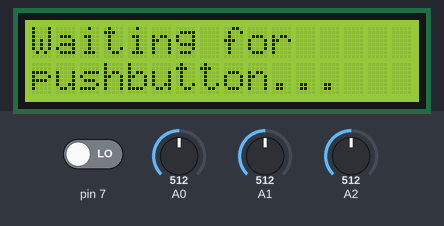
A sketch run on a simulated Arduino Uno, built with avr-gcc and run on an emulated ATmega328P. Parts: 16×2 character LCD. The test bench sets the inputs (shaded band); at power-on: pin 7 LOW, A1 = 512, A2 = 512, A0 = 512. What the sketch prints to the serial monitor is not drawn.

Above: at 1.2 s.
1.3 s: pin 7 driven HIGH
At 3.5 s:
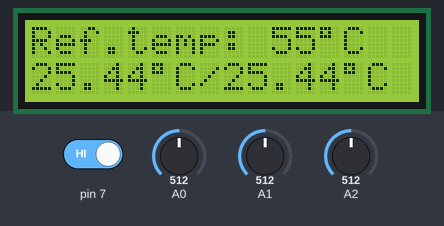
3.8 s: A1 set to 367
At 6.0 s:
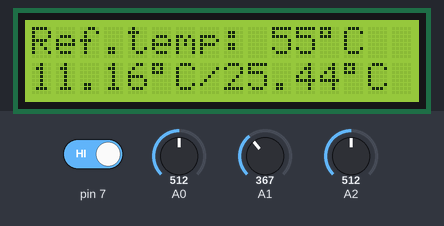
6.8 s: A1 set to 342
At 8.8 s:
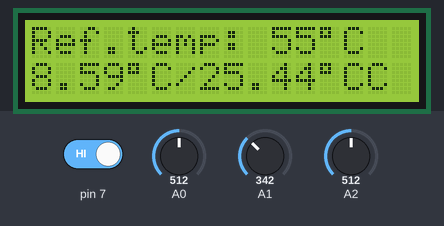
9.3 s: A2 set to 371
At 12.0 s:
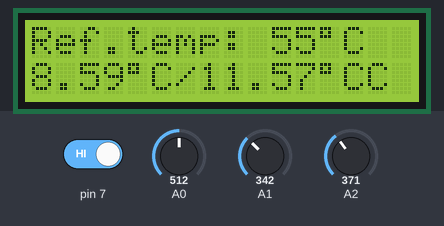
12.3 s: A2 set to 344
At 14.2 s:
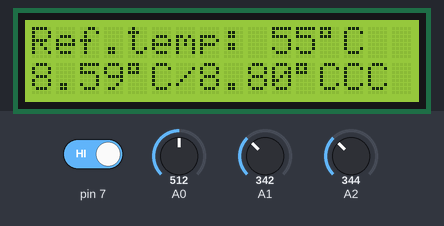
14.8 s: A0 set to 716
At 15.2 s:
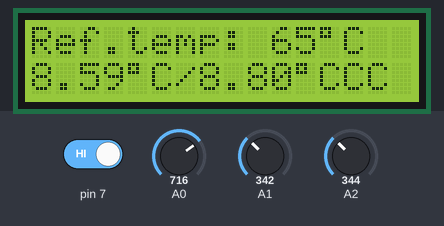
Timing chart, 0 to 17.3 s (numbered marks = the images above; inputs shaded):
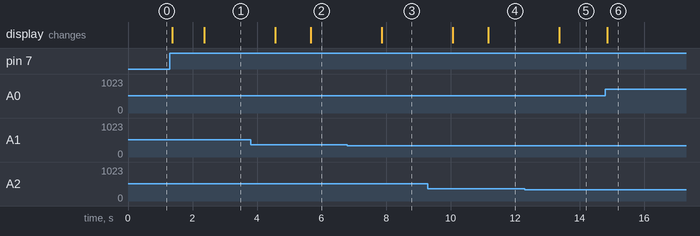

The sketch:

main.ino
```cpp
// lcd.clear() , Clears the LCD screen and positions the cursor in the upper-left corner.
// http://electronics.stackexchange.com/questions/54/saving-arduino-sensor-data-to-a-text-file
// http://www.thinksrs.com/downloads/programs/Therm%20Calc/NTCCalibrator/NTCcalculator.htm

#include <LiquidCrystal.h>
#include <math.h>
LiquidCrystal lcd(12, 11, 5, 4, 3, 2); // The numbers of the interface pins

// Constants
int DEBUG = 0;
float MINTEMP = 30;
float MAXTEMP = 80;
int SAMPLETIME = 10; // 60 seconds
int DISPLAYTIME = 10;
int pushState = 0;

// Global variables
int counter = 0;
int counter2 = 0;
double analog1Sum = 0;
double analog2Sum = 0;
double analog1Sum2 = 0;
double analog2Sum2 = 0;
unsigned long time;
unsigned long delay_check = millis();
double a = 1.675091827e-3;
double b = 1.857536553e-4;
double c = 5.373169834e-7;

void setup() {
  // Set up the LCD's number of columns and rows:
  lcd.begin(16, 2);
  Serial.begin(9600);
  pinMode(7, INPUT);
}

void loop() {
  float analog0; float analog1; float analog2;
  float refT; int refT_int;
  double T1; int T1_int;
  double T2; int T2_int;
  double R1; double R2;

  // ------------------------------
  // --- Read analog values
  time = millis();                    // Time since program started
  analog0 = analogRead(0);
  analog1 = analogRead(1);
  analog2 = analogRead(2);

  // --- Read digital values
  int pushOn = digitalRead(7);

  if (pushOn){
    if ((pushState == 0) && ((millis() - delay_check) > 1000)){
      pushState = 1;
      delay_check = millis();
      lcd.clear();
    }
    else if ((pushState == 1) && ((millis() - delay_check) > 1000)){
      pushState = 2;
      delay_check = millis();
    }
    else if ((pushState == 2) && ((millis() - delay_check) > 1000)){
      pushState = 1;
      delay_check = millis();
    }
  }

  if (pushState > 0){
  // ------------------------------
  // --- Do calculations
  refT = ((MAXTEMP-MINTEMP)/1023)*analog0 + MINTEMP;	// Set ref-temp from potentiometer
  refT_int = round(refT);

  // Mean value from SAMPLETIME samples
  if (counter < DISPLAYTIME) {
	  analog1Sum += analog1/DISPLAYTIME;
	  analog2Sum += analog2/DISPLAYTIME;
	  counter += 1;

  }
  else {

	  R1 = (2250600/analog1Sum - 2200);			    // Mean resistance
    T1 = log(R1);
    T1 = 1 /(a + (b + (c * T1 * T1 ))* T1 );
    T1 -= 273.15;
	  R2 = (2250600/analog2Sum - 2200);			    // Mean resistance
	  T2 = log(R2);
    T2 = 1 /(a + (b + (c * T2 * T2 ))* T2 );
    T2 -= 273.15;
	  counter = 0;
    analog1Sum = 0;
	  analog2Sum = 0;
  }
  if (counter2 < SAMPLETIME) {
    analog1Sum2 += analog1/SAMPLETIME;
    analog2Sum2 += analog2/SAMPLETIME;
    counter2 += 1;
  }
  else {
    Serial.println(time);
    Serial.println(analog1Sum2);
    Serial.println(analog2Sum2);
    counter2 = 0;
    analog1Sum2 = 0;
    analog2Sum2 = 0;
  }

  // ------------------------------
  // --- Set LCD display strings

  // Line 1 - Reference temperature
  lcd.setCursor(0, 0);
  lcd.print("Ref.temp: ");
  lcd.print(refT_int);	// The ref-temp value
  lcd.print((char)223);
  lcd.print("C");

  // Line 2 - The measured, calculated temperature
  if (DEBUG){
	  lcd.setCursor(0, 1);
	  lcd.print("A1:");
	  lcd.print(analog1);
	  lcd.print("/A2:");
	  lcd.print(analog2);
  }
  else if (counter == 0) {
	  lcd.setCursor(0, 1);
    //lcd.print("T1:");
	  T1_int = round(T1);
	  lcd.print(T1);		// The temperature value
	  lcd.print((char)223);
	  lcd.print("C");
    //lcd.print("  T2:");
    lcd.print("/");
	  T2_int = round(T2);
	  lcd.print(T2);		// The temperature value
	  lcd.print((char)223);
	  lcd.print("C");
  }
  }
  else{
    lcd.setCursor(0, 0);
    lcd.print("Waiting for");
    lcd.setCursor(0, 1);
    lcd.print("pushbutton...");
  }
  delay(time - millis() + 100);
}
```

Measured:
- the behaviour switches between 356 and 355 on A1 (found by bisection; images 2 and 3)
- the behaviour switches between 356 and 355 on A2 (found by bisection; images 4 and 5)
- after the input at 1.3 s, the display: first changes after 0.07 s (image 1 shows a later state)
- after the input at 3.8 s, the display: first changes after 0.77 s (image 2 shows a later state)
- after the input at 6.8 s, the display: changes after 1.1 s (image 3)
- after the input at 9.3 s, the display: first changes after 0.76 s (image 4 shows a later state)
- after the input at 12.3 s, the display: changes after 1.1 s (image 5)
- after the input at 14.8 s, the display: changes after 0.06 s (image 6)
